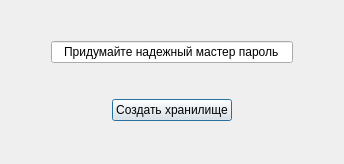
<?xml version="1.0" encoding="UTF-8"?>
<ui version="4.0">
 <class>CreateStorageDialog</class>
 <widget class="QDialog" name="CreateStorageDialog">
  <property name="geometry">
   <rect>
    <x>0</x>
    <y>0</y>
    <width>344</width>
    <height>164</height>
   </rect>
  </property>
  <property name="windowTitle">
   <string>Dialog</string>
  </property>
  <layout class="QVBoxLayout" name="verticalLayout">
   <item>
    <layout class="QHBoxLayout" name="horizontalLayout_2">
     <item>
      <spacer name="horizontalSpacer_3">
       <property name="orientation">
        <enum>Qt::Horizontal</enum>
       </property>
       <property name="sizeType">
        <enum>QSizePolicy::Fixed</enum>
       </property>
       <property name="sizeHint" stdset="0">
        <size>
         <width>40</width>
         <height>20</height>
        </size>
       </property>
      </spacer>
     </item>
     <item>
      <widget class="QLineEdit" name="createLine">
       <property name="text">
        <string>Придумайте надежный мастер пароль</string>
       </property>
       <property name="alignment">
        <set>Qt::AlignCenter</set>
       </property>
      </widget>
     </item>
     <item>
      <spacer name="horizontalSpacer_4">
       <property name="orientation">
        <enum>Qt::Horizontal</enum>
       </property>
       <property name="sizeType">
        <enum>QSizePolicy::Fixed</enum>
       </property>
       <property name="sizeHint" stdset="0">
        <size>
         <width>40</width>
         <height>20</height>
        </size>
       </property>
      </spacer>
     </item>
    </layout>
   </item>
   <item>
    <layout class="QHBoxLayout" name="horizontalLayout">
     <item>
      <spacer name="horizontalSpacer">
       <property name="orientation">
        <enum>Qt::Horizontal</enum>
       </property>
       <property name="sizeHint" stdset="0">
        <size>
         <width>40</width>
         <height>20</height>
        </size>
       </property>
      </spacer>
     </item>
     <item>
      <widget class="QPushButton" name="createButton">
       <property name="text">
        <string>Создать хранилище</string>
       </property>
      </widget>
     </item>
     <item>
      <spacer name="horizontalSpacer_2">
       <property name="orientation">
        <enum>Qt::Horizontal</enum>
       </property>
       <property name="sizeHint" stdset="0">
        <size>
         <width>40</width>
         <height>20</height>
        </size>
       </property>
      </spacer>
     </item>
    </layout>
   </item>
  </layout>
 </widget>
 <resources/>
 <connections/>
</ui>
